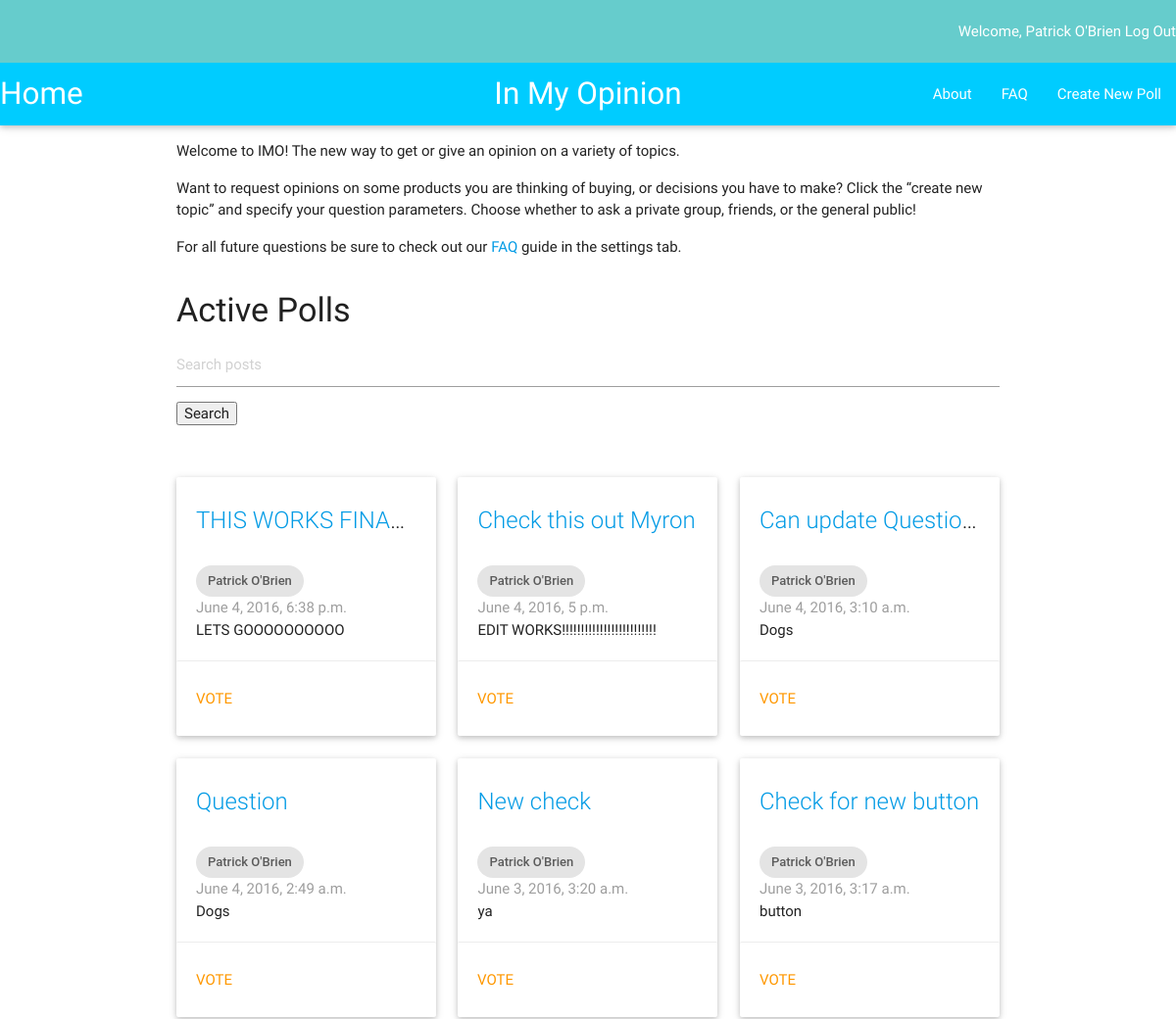
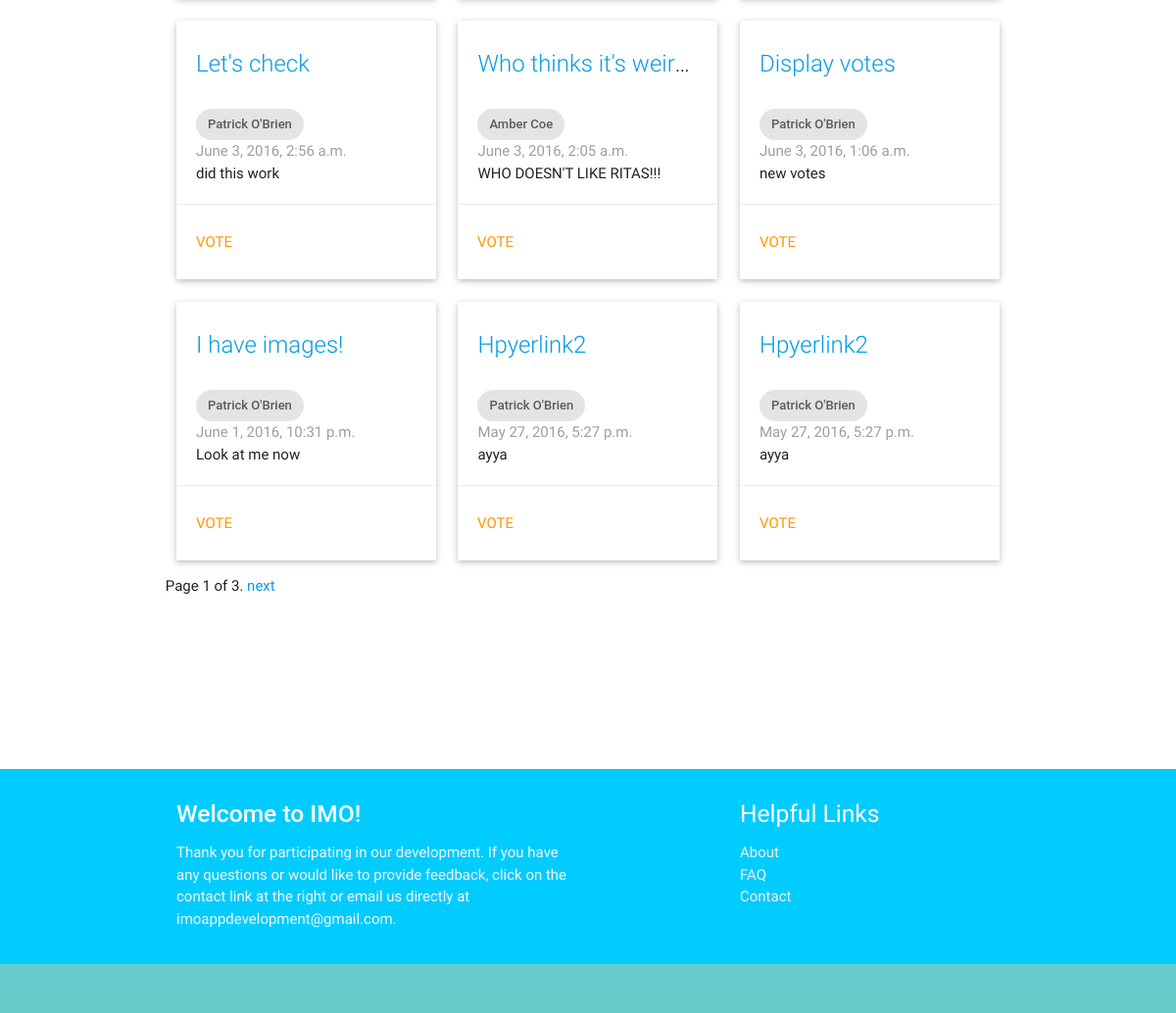
Page /imo_app/ (signed in) on the earlier database version (2 pictures, top to bottom).
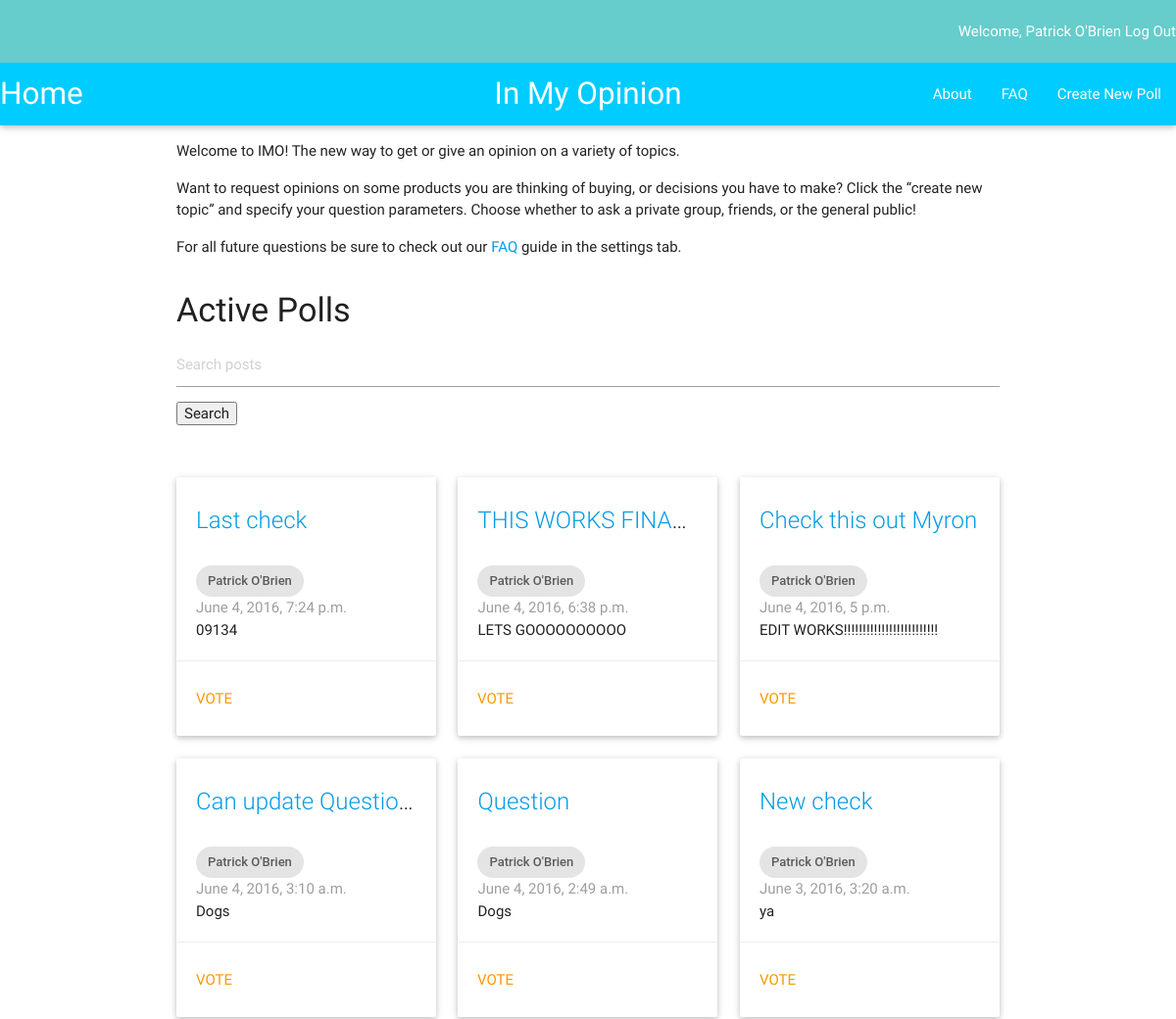
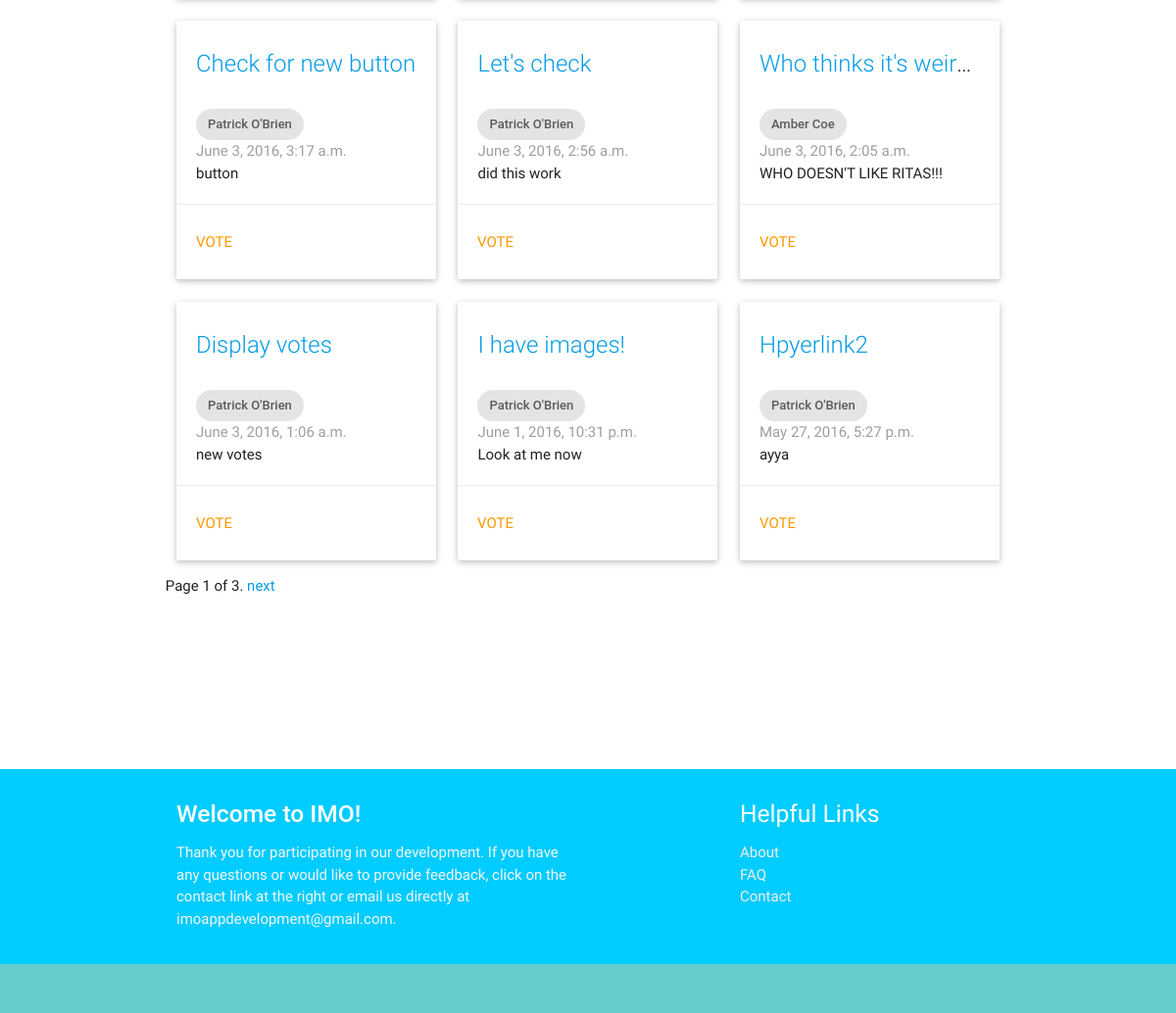
Same page on the later database version (2 pictures, top to bottom).
### imo_app/models.py (models this page shows, shortened)
class Question(models.Model):
    author = models.ForeignKey(UserProfile, on_delete=models.CASCADE)
    question_text = models.CharField(max_length=200)
    description = models.TextField(default = '')
    pub_date = models.DateTimeField('date published')
    choice1 = models.CharField(null=True, blank=True, default = '', max_length = 200)
    image1 = models.ImageField(null=True, blank=True)
    choice2 = models.CharField(null=True, blank=True, default = '', max_length = 200)
    image2 = models.ImageField(null=True, blank=True)
    choice3 = models.CharField(null=True, blank=True, default = '', max_length = 200)
    image3 = models.ImageField(null=True, blank=True)
    total_votes = models.IntegerField(default = 1.0)
    class Meta:
        ordering = ['-pub_date']

class UserProfile(models.Model):
    user = models.OneToOneField(User)

### imo_app/views.py (the view, shortened to what this page needs)
def index(request):
    q_list = Question.objects.all()
    query = request.GET.get("q")
    paginator = Paginator(q_list, 12) # Show 25 contacts per page
    page = request.GET.get('page')
    try:
        q = paginator.page(page)
    except PageNotAnInteger:
        q = paginator.page(1)
    except EmptyPage:
        q = paginator.page(paginator.num_pages)
    current_user = request.user
    context = {'q_all': q, 'current_user': current_user}
    return render(request, 'imo_app/index.html', context)

### imo_app/templates/imo_app/index.html (shortened to what this page needs)
{% extends "imo_app/base.html" %}
{% block content %}
  <div class="row">
    <div class="col m12">
      <p>Welcome to IMO!  The new way to get or give an opinion on a variety of topics.</p>
      <p>Want to request opinions on some products you are thinking of buying, or decisions you have to make?
        Click the “create new topic” and specify your question parameters.  Choose whether to ask a private group,
        friends, or the general public!</p>
      <p>For all future questions be sure to check out our <a href="faq/">FAQ</a> guide in the settings tab.</p>
    </div>
  </div>
    {% if user.is_authenticated %}
      <h4>Active Polls</h4>
      <div class="row">
        <div class="col m12">
        <form method='GET' action=''>
        <input type='text' name='q' placeholder='Search posts' value='{{ request.GET.q }}' />
        <input type='submit' value='Search' />
        </form>
        <br></br>
      </div>
        {% for i in q_all %}
          <div class="col m4">
            <div class="card" >
              <div class="card-content">
                <span class="card-title truncate"><a href="{% url 'imo_app:detail' i.id %}">{{ i.question_text }}</a></span>
                <br>
                <div class="chip">
                  {{ i.author.user.first_name}} {{ i.author.user.last_name}}
                </div>
                <p class="grey-text">{{ i.pub_date }}</p>
                <p class="truncate">{{ i.description }}</p>
              </div>
              <a href="{% url 'imo_app:detail' i.id %}"><div class="orange-text waves-effect waves-teal card-action btn-flat" style="width:100%; height: 100%">
                Vote
              </div></a>
            </div>
          </div>
        {% endfor %}
        <div class="pagination">
            <span class="step-links">
                <span class="current">
                    Page {{ q_all.number }} of {{ q_all.paginator.num_pages }}.
                </span>
                {% if q_all.has_next %}
                    <a href="?page={{ q_all.next_page_number }}{% if request.GET.q %}&q={{ request.GET.q }}{% endif %}">next</a>
                {% endif %}
            </span>
        </div>
      </div>
    {% endif %}
{% endblock content %}

Differences in the rows shown:
no longer on this page (row unchanged): Question: question_text "Hpyerlink2", author.user.first_name "Patrick", author.user.last_name "O'Brien", pub_date "May 27, 2016, 5:27 p.m.", description "ayya"
added Question: question_text "Last check", author.user.first_name "Patrick", author.user.last_name "O'Brien", pub_date "June 4, 2016, 7:24 p.m.", description "09134"
